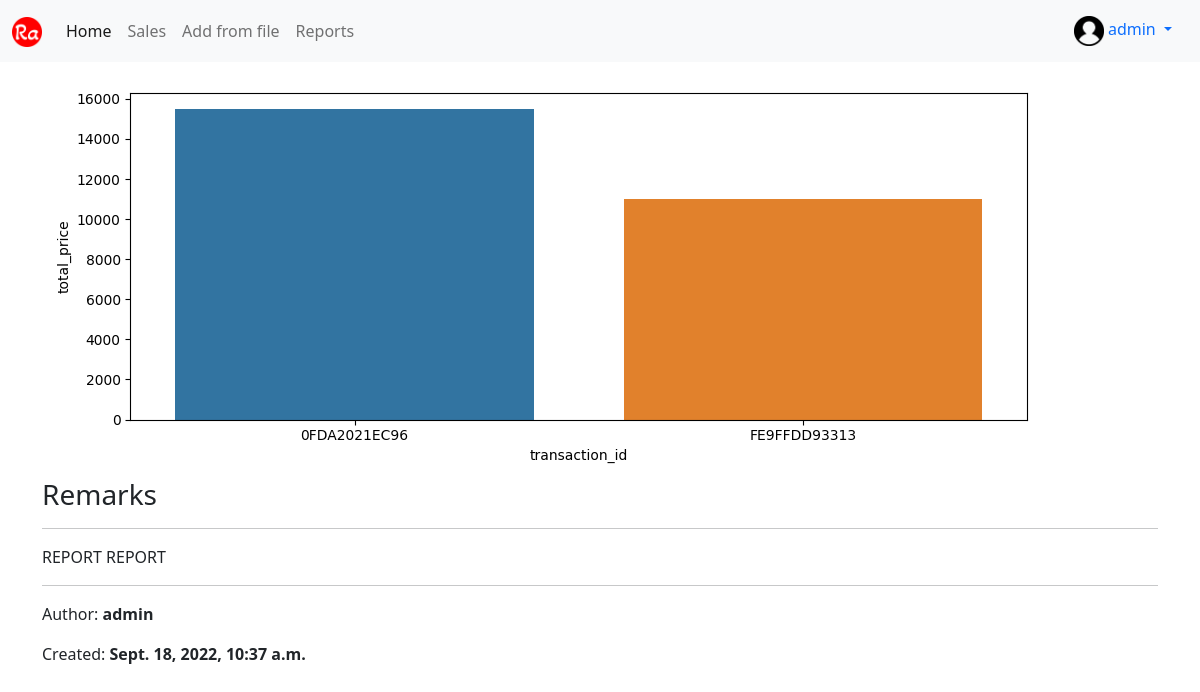
Page /reports/2/ (signed in) on the committed database.
### profiles/models.py (models this page shows)
class Profile(models.Model):
    user = models.OneToOneField(User, on_delete=models.CASCADE)
    bio = models.TextField(default="No bio...")
    avatar = models.ImageField(upload_to="profiles", default="no_profile.png")
    created = models.DateTimeField(auto_now_add=True)
    updated = models.DateTimeField(auto_now=True)
    def __str__(self):
        return self.user.username

### reports/models.py (models this page shows, shortened)
class Report(models.Model):
    name = models.CharField(max_length=200)
    image = models.ImageField(upload_to="reports", blank=True)
    remarks = models.TextField()
    author = models.ForeignKey(Profile, on_delete=models.CASCADE)
    created = models.DateTimeField(auto_now_add=True)
    updated = models.DateTimeField(auto_now=True)
    class Meta:
        ordering = ("-created", )

### reports/views.py (the view)
# urls.py: path('<int:pk>/', views.ReportDetailView.as_view(), name="detail"),
class ReportDetailView(LoginRequiredMixin, DetailView):
    model = Report
    template_name = "reports/detail.html"

### reports/templates/reports/detail.html (shortened to what this page needs)
{% extends 'base.html' %}
{% block content %}
    {% if object.image %}
        <img src="{{ object.image.url }}" class="img-fluid" alt="...">
    {% endif %}
    <h3>Remarks</h3>
    <hr>
    <p>{{ object.remarks }}</p>
    <hr>
    <p>Author: <b>{{ object.author }}</b></p>
    <p>Created: <b>{{ object.created }}</b></p>
{% endblock content %}

### templates/navbar.html (shortened to what this page needs)
{% load static %}
<nav class="navbar navbar-expand-lg navbar-light bg-light">
  <div class="container-fluid">
    <a class="navbar-brand" href=""><img src="{% static 'logo.png' %}" class="logo-sm"></a>
    <div class="collapse navbar-collapse" id="navbarNav">
      <ul class="navbar-nav">
        <li class="nav-item">
          <a class="nav-link active" href="{% url 'sales:home' %}">Home</a>
        </li>
        <li class="nav-item">
          <a class="nav-link" href="{% url 'sales:list' %}">Sales</a>
        </li>
        <li class="nav-item">
          <a class="nav-link" href="{% url 'sales:from_file' %}">Add from file</a>
        </li>
        <li class="nav-item">
          <a class="nav-link" href="{% url 'reports:list' %}">Reports</a>
        </li>
      </ul>
    </div>
    {% if request.user.is_authenticated %}
      <div class="nav-item dropdown">
        <div class="nav-link dropdown-toggle" id="navbarDropdownMenuLink" role="button" data-bs-toggle="dropdown" aria-expanded="false">
          <img src="{{ request.user.profile.avatar.url }}" class="avatar-sm">&nbsp;{{request.user}}
        </div>
      </div>
    {% endif %}
  </div>
</nav>

### static/style.css (style rules this page uses)
.avatar-sm { height: 30px; width: auto; }
.logo-sm { height: 30px; width: auto; }

### rows in the picture
Report: image (picture), remarks "REPORT REPORT", author "admin", created "Sept. 18, 2022, 10:37 a.m."

### other values in the picture
{{ request.user }} "admin"
